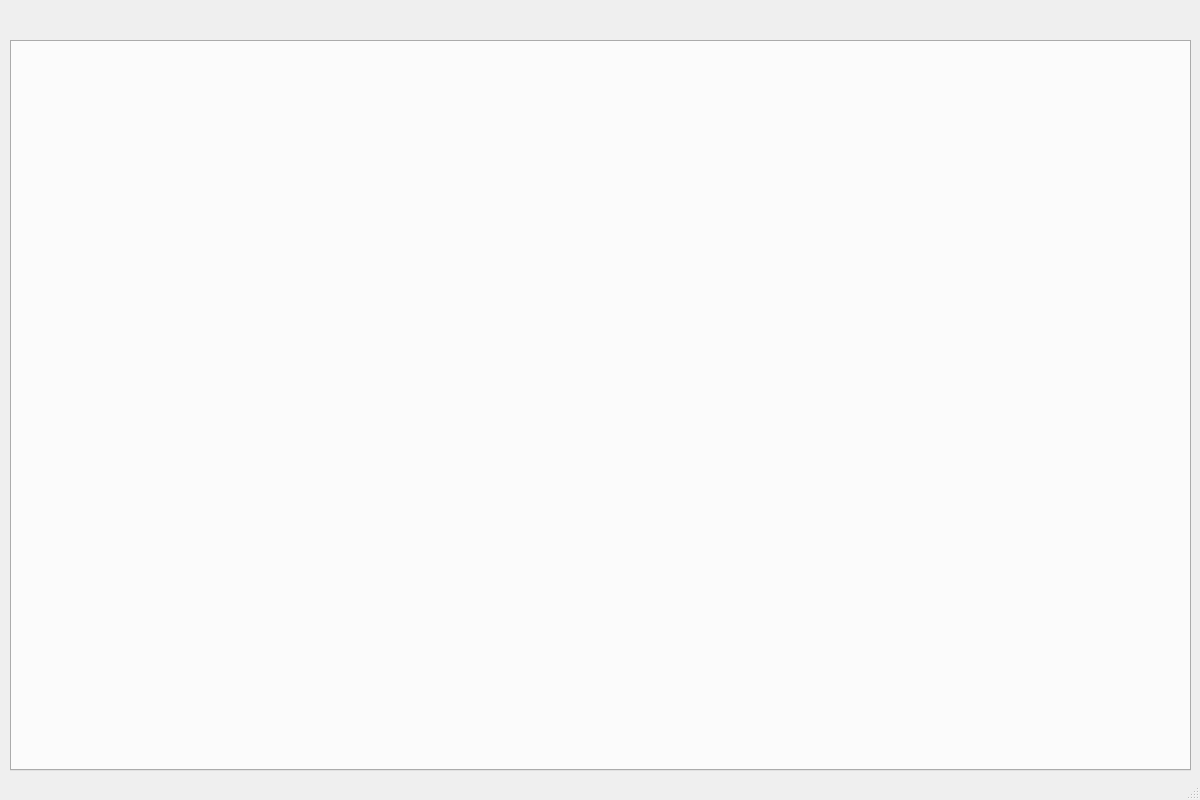
<?xml version="1.0" encoding="UTF-8"?>
<ui version="4.0">
 <class>MainWindow</class>
 <widget class="QMainWindow" name="MainWindow">
  <property name="geometry">
   <rect>
    <x>0</x>
    <y>0</y>
    <width>1200</width>
    <height>800</height>
   </rect>
  </property>
  <property name="windowTitle">
   <string>MainWindow</string>
  </property>
  <property name="animated">
   <bool>false</bool>
  </property>
  <widget class="QWidget" name="centralwidget">
   <widget class="QTabWidget" name="tabWidget">
    <property name="geometry">
     <rect>
      <x>10</x>
      <y>40</y>
      <width>1181</width>
      <height>731</height>
     </rect>
    </property>
   </widget>
  </widget>
  <widget class="QStatusBar" name="statusbar"/>
 </widget>
 <resources/>
 <connections/>
</ui>
